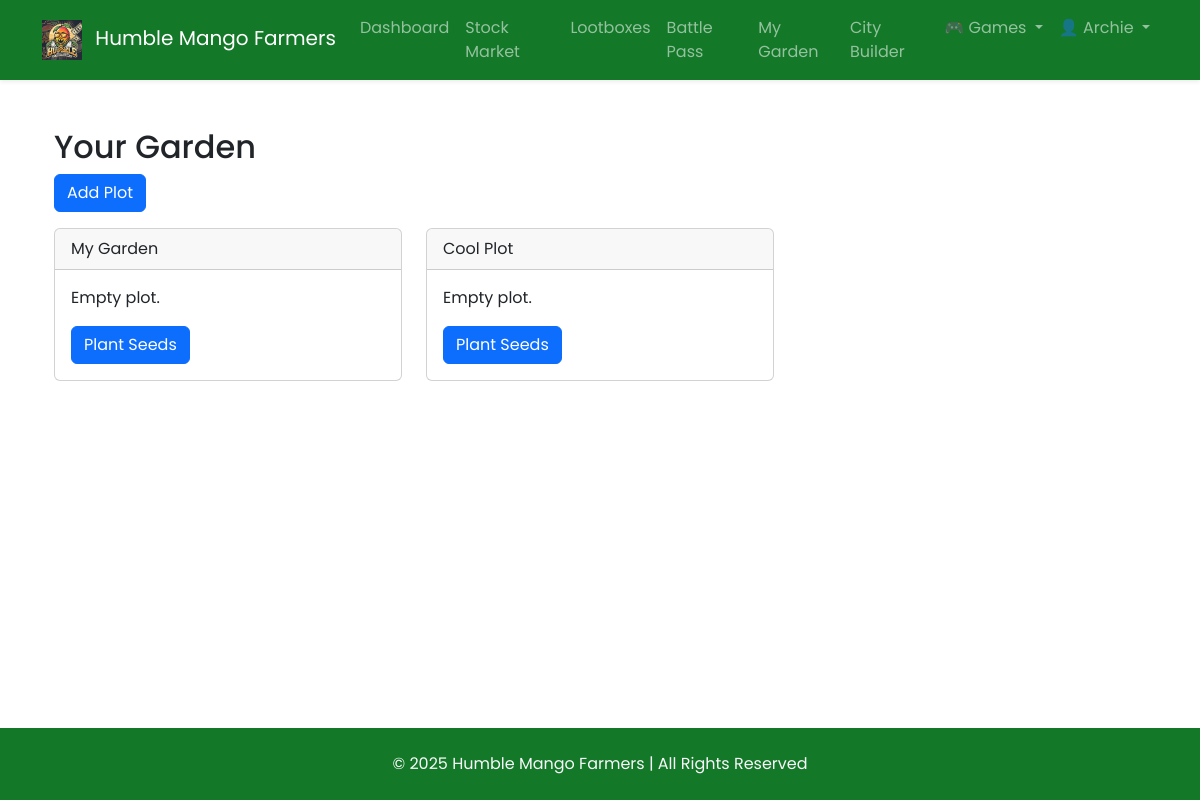
The app's page /garden/ (signed in) with its own data.
### apps/garden/models.py (models this page shows, shortened)
class GardenPlot(models.Model):
    user = models.ForeignKey(User, on_delete=models.CASCADE, related_name="garden_plots")
    name = models.CharField(max_length=100, default="Plot")
    created_at = models.DateTimeField(auto_now_add=True)
    current_plant = models.OneToOneField("GardenPlant", on_delete=models.SET_NULL, null=True, blank=True, related_name="plot")

### apps/garden/views.py (the view)
# urls.py: path('', garden_dashboard, name="garden_dashboard"),
@login_required
def garden_dashboard(request):
    plots = GardenPlot.objects.filter(user=request.user)
    empty_plot = GardenPlot.objects.filter(user=request.user, current_plant__isnull=True).first()
    return render(request, "garden/garden_dashboard.html", {
        "plots": plots,
        "empty_plot": empty_plot
    })

### apps/casino/context_processors.py (called while the page is built)
def green_fund_context(request):
    from apps.casino.models import GreenFund  # Import inside the function
    fund, created = GreenFund.objects.get_or_create(id=1)
    return {"green_fund": fund}

### templates/garden/garden_dashboard.html (shortened to what this page needs)
{% extends 'base.html' %}
{% block content %}
<div class="container mt-4">
    <h2>Your Garden</h2>
    <div class="mb-3">
        <a href="{% url 'create_plot' %}" class="btn btn-primary">Add Plot</a>
    </div>
    {% if plots %}
      <div class="row">
        {% for plot in plots %}
          <div class="col-md-4">
            <div class="card mb-3">
              <div class="card-header">
                {{ plot.name }}
              </div>
              <div class="card-body">
                {% if plot.current_plant %}
                  <p>
                    Planted:
                    <span class="rarity-square rarity-{{ plot.current_plant.seed.rarity }}"></span>
                    {{ plot.current_plant.seed.name }} ({{ plot.current_plant.seed.get_rarity_display }})
                  </p>
                  <p>Time until harvest: {{ plot.current_plant.time_until_harvest }}</p>
                  <div class="progress">
                    <div class="progress-bar" role="progressbar"
                         data-planted-at="{{ plot.current_plant.planted_at|date:'c' }}"
                         data-growth-duration="{{ plot.current_plant.growth_duration.total_seconds }}"
                         style="width: {{ plot.current_plant.progress_percentage }}%;"
                         aria-valuenow="{{ plot.current_plant.progress_percentage }}"
                         aria-valuemin="0" aria-valuemax="100">
                      {{ plot.current_plant.progress_percentage }}%
                    </div>
                  </div>
                  {% if plot.current_plant.is_ready_to_harvest %}
                    <a href="{% url 'harvest_crop' plot.current_plant.id %}" class="btn btn-success mt-2">Harvest</a>
                  {% else %}
                    <p>Growing...</p>
                  {% endif %}
                {% else %}
                  <p>Empty plot.</p>
                  <a href="{% url 'available_seeds' plot.id %}" class="btn btn-primary">Plant Seeds</a>
                {% endif %}
              </div>
            </div>
          </div>
        {% endfor %}
      </div>
    {% else %}
      <div class="alert alert-info">
          You don't have any garden plots yet.
      </div>
    {% endif %}
</div>
{% endblock %}

### templates/base.html (shortened to what this page needs)
<!DOCTYPE html>
<html lang="en">
<head>
    {% load static %}
    <link rel="stylesheet" href="https://cdn.jsdelivr.net/npm/bootstrap@5.3.0/dist/css/bootstrap.min.css">
    <link rel="stylesheet" href="{% static 'css/style.css' %}">
</head>
<body class="d-flex flex-column min-vh-100" style="font-family: 'Poppins', sans-serif;">
    <header>
      <nav class="navbar navbar-expand-lg navbar-dark bg-dark sticky-top shadow-sm">
          <div class="container">
              <a class="navbar-brand" href="{% url 'home' %}">
                  <img src="{% static 'images/HumbleMango.png' %}" alt="Logo" style="height: 40px; margin-right: 8px;">
                  Humble Mango Farmers
              </a>
              <div class="collapse navbar-collapse" id="navbarNav">
                  <ul class="navbar-nav ms-auto">
                      {% if user.is_authenticated %}
                          <li class="nav-item"><a class="nav-link" href="{% url 'users:dashboard' %}">Dashboard</a></li>
                      {% endif %}
                      <li class="nav-item"><a class="nav-link" href="{% url 'market:market_home' %}">Stock Market</a></li>
                      <li class="nav-item"><a class="nav-link" href="{% url 'crate_inventory' %}">Lootboxes</a></li>
                      <li class="nav-item"><a class="nav-link" href="{% url 'battlepass' %}">Battle Pass</a></li>
                      <li class="nav-item"><a class="nav-link" href="{% url 'garden_dashboard' %}">My Garden</a></li>
                      <li class="nav-item"><a class="nav-link" href="{% url 'city_dashboard' %}">City Builder</a></li>
                      <li class="nav-item dropdown">
                          <a class="nav-link dropdown-toggle" href="#" id="gamesDropdown" role="button" data-bs-toggle="dropdown" aria-expanded="false">
                              🎮 Games
                          </a>
                      </li>
                      {% if user.is_authenticated %}
                          <li class="nav-item dropdown">
                              <a class="nav-link dropdown-toggle" href="#" id="userDropdown" role="button" data-bs-toggle="dropdown" aria-expanded="false">
                                  👤 {{ user.username }}
                              </a>
                          </li>
                      {% else %}
                          <li class="nav-item"><a class="nav-link" href="{% url 'users:login' %}">Login</a></li>
                          <li class="nav-item"><a class="nav-link" href="{% url 'users:signup' %}">Sign Up</a></li>
                      {% endif %}
                  </ul>
              </div>
          </div>
      </nav>
    </header>
    <main class="flex-grow-1">
      <div class="container py-4">
          {% block content %}{% endblock %}
      </div>
    </main>
    <footer class="bg-dark text-light text-center py-4 mt-auto">
        <div class="container">
            <p class="mb-0">&copy; 2025 Humble Mango Farmers | All Rights Reserved</p>
        </div>
    </footer>
</body>
</html>

### static/css/style.css (style rules this page uses)
.navbar { background-color: #137828 !important; }
.footer, .bg-dark { background-color: #137828 !important; }

### static/css/variables.css (style rules this page uses)
:root { --rarity-common: #81C784; --rarity-uncommon: #4FC3F7; --rarity-rare: #FFF176; --rarity-epic: #F06292; --rarity-legendary: #FFB74D; }

### records on screen
GardenPlot: name "My Garden", shows "Empty plot."
GardenPlot: name "Cool Plot", shows "Empty plot."

### other values on screen
{{ user.username }} "Archie"
